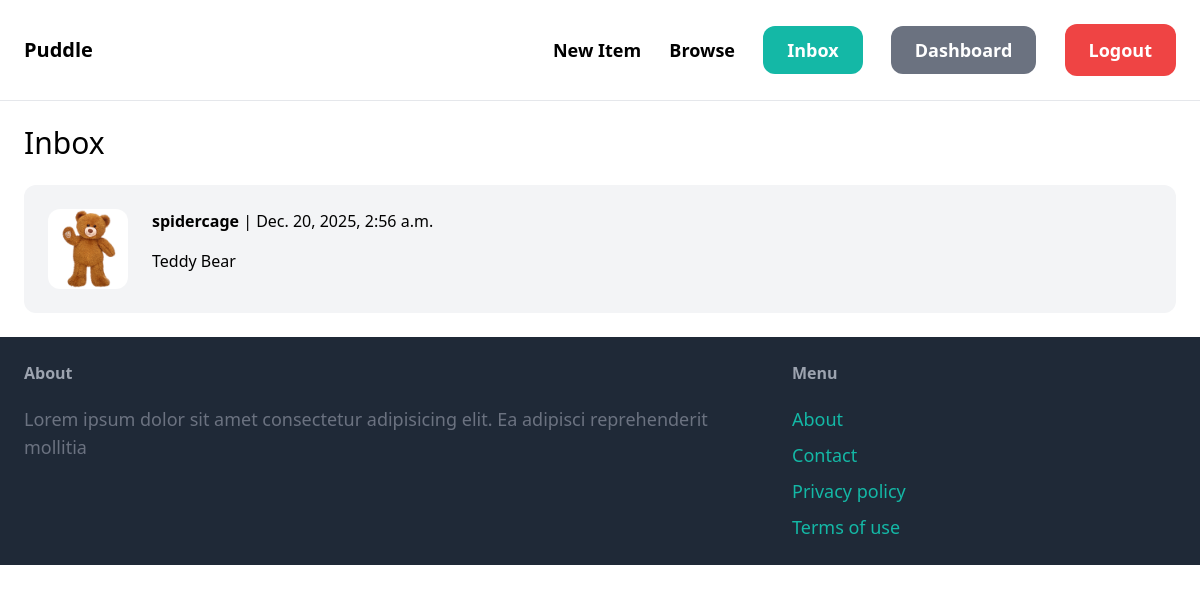
The page /inbox/ (signed in) on the database its author committed.
### conversation/models.py (models this page shows)
class Conversation(models.Model):
    item = models.ForeignKey(Item, related_name='conversations', on_delete=models.CASCADE)
    members = models.ManyToManyField(User, related_name='conversations')
    created_at = models.DateTimeField(auto_now_add=True)
    modified_at = models.DateTimeField(auto_now=True)
    class Meta:
        ordering = ('-modified_at',)

### item/models.py (models this page shows, shortened)
class Item(models.Model):
    category = models.ForeignKey(Category, related_name='items', on_delete=models.CASCADE)
    name = models.CharField(max_length=255)
    description = models.TextField(blank=True, null=True)
    price = models.DecimalField(max_digits=10, decimal_places=2)
    image = models.ImageField(upload_to='item_images', blank=True, null=True)
    is_sold = models.BooleanField(default=False)
    created_by = models.ForeignKey(User,related_name='items', on_delete=models.CASCADE)
    created_at = models.DateTimeField(auto_now_add=True)
    class Meta:
        ordering = ('name',)

### conversation/views.py (the view)
# urls.py: path('', views.inbox, name='inbox'),
@login_required
def inbox(request):
    conversations = Conversation.objects.filter(members__in=[request.user.id])
    return render(request, 'conversation/inbox.html', {
        'conversations': conversations
    })

### conversation/templates/conversation/inbox.html (shortened to what this page needs)
{% extends 'core/base.html' %}
{% block content %}
<h1 class="mb-6 text-3xl">Inbox</h1>
<div class="space-y-6">
    {% for conversation in conversations %}
        <a href="{% url 'conversation:detail' conversation.id %}">
            <div class="p-6 flex bg-gray-100 rounded-xl">
                <div class="pr-6">
                    <img src="{{ conversation.item.image.url }}" class="w-20 rounded-xl">
                </div>
                <div>
                    {% for member in conversation.members.all %}
                        {% if member != request.user %}
                            <p class="mb-4"><strong>{{ member.username }}</strong> | {{ conversation.modified_at }}</p>
                            <p>{{conversation.item.name}}</p>
                        {% endif %}
                    {% endfor %}
                </div>
            </div>
        </a>
    {% endfor %}
</div>
{% endblock %}

### rows shown on the page
Conversation: item.image (picture), modified_at "Dec. 20, 2025, 2:56 a.m.", item.name "Teddy Bear"

### other values the page prints
{{ member.username }} "spidercage"
